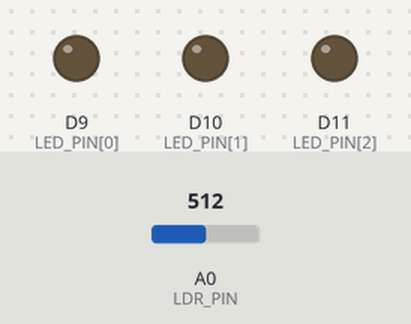
Simulated run of this sketch. Board: Arduino Uno R4 Minima. Parts: output pins drawn as LEDs (lit = HIGH). The inputs (shaded band) are chosen by the test bench; at power-on: A0 (LDR_PIN) = 512 (analog values on the 0–1023 scale). What the sketch prints to the serial monitor is not drawn.

Above: at 0.1 s.
At 24.1 s:
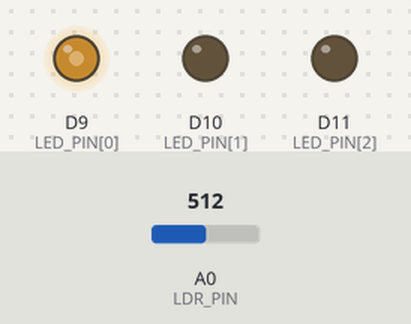
At 66.1 s:
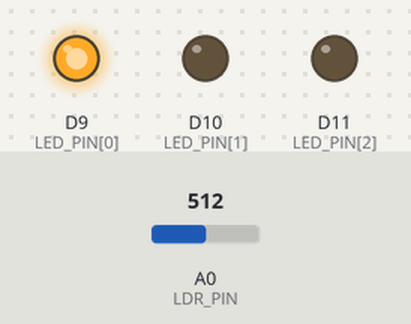
At 124.1 s:
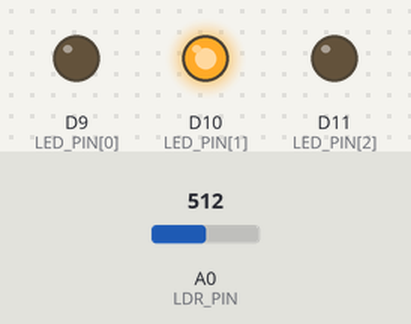
Timing chart, 0 to 129.5 s (numbered marks = the images above):
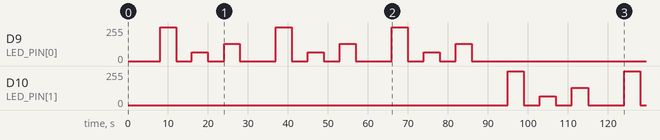

The sketch:

phase2_rgb_step_test.ino
```cpp
// Phase 2: Per-channel effect test, repeated and order-varied.
// Board: Arduino Uno R4
// Wiring: LED R/G/B -> D9/D10/D11 (via resistors), LDR divider midpoint -> A0
//         (LDR from 5V to A0, 100 kOhm from A0 to GND), sealed tube around LED+LDR
//
// Goal (Phase 2 of the protocol): confirm the per-channel LDR response is
// REAL and REPEATABLE, not an artefact of one run's timing/ambient state.
//   - Each channel's step sequence is run N_REPEATS times back-to-back,
//     with a dark settle before each repeat.
//   - The whole thing is run in two different channel orders (R,G,B and
//     B,G,R) to check the result doesn't depend on which channel ran
//     before it (order-independence).
//
// Output is CSV over Serial:
//   order,channel,repeat,step,t_ms,pwm,adc
//
// Capture the Serial Monitor output into a .csv for analysis. Total runtime
// is roughly 2 * 3 channels * N_REPEATS * (SETTLE_MS + 6*HOLD_MS).

const uint8_t LED_PIN[3] = {9, 10, 11};   // index 0=R(D9), 1=G(D10), 2=B(D11)
const char*   CH_NAME[3] = {"R", "G", "B"};
const uint8_t LDR_PIN    = A0;

const uint16_t SAMPLE_MS  = 20;   // 20 ms (50 Hz) keeps total run under 22k rows, preventing Serial Monitor UI/buffer freeze
const uint16_t HOLD_MS    = 4000;   // duration of each step
const uint16_t SETTLE_MS  = 5000;   // dark settle before each repeat
const uint8_t  N_REPEATS  = 3;

// Step sequence applied within one repeat (0-255 PWM)
const uint8_t LEVELS[] = {255, 0, 64, 0, 128, 0};
const uint8_t N_LEVELS = sizeof(LEVELS) / sizeof(LEVELS[0]);

// Two channel orders to test for order-independence
const uint8_t ORDER_A[3] = {0, 1, 2};   // R, G, B
const uint8_t ORDER_B[3] = {2, 1, 0};   // B, G, R

void setChannel(uint8_t ch, uint8_t value) {
  for (uint8_t i = 0; i < 3; i++) {
    analogWrite(LED_PIN[i], (i == ch) ? value : 0);
  }
}

int readLDR() {
  long sum = 0;
  for (uint8_t i = 0; i < 4; i++) sum += analogRead(LDR_PIN);
  return sum / 4;
}

void holdAndLog(const char* orderName, uint8_t ch, uint8_t repeat,
                 uint8_t stepIdx, uint8_t level, uint16_t duration) {
  setChannel(ch, level);
  uint32_t t0   = millis();
  uint32_t next = t0;
  char buf[64];

  while (millis() - t0 < duration) {
    uint32_t elapsed = millis() - t0;
    int adcVal = readLDR();

    int len = snprintf(buf, sizeof(buf), "%s,%s,%u,%u,%lu,%u,%d\r\n",
                       orderName, CH_NAME[ch], repeat, stepIdx,
                       (unsigned long)elapsed, level, adcVal);
    if (len > 0) {
      Serial.write((uint8_t*)buf, len);
    }

    next += SAMPLE_MS;
    uint32_t now = millis();
    if (now < next) {
      delay(next - now);
    } else {
      next = now;  // resynchronize if delayed, preventing runaway zero-delay flooding
      yield();
    }
  }
  Serial.flush();
}

void runOrder(const char* orderName, const uint8_t order[3]) {
  for (uint8_t oi = 0; oi < 3; oi++) {
    uint8_t ch = order[oi];
    for (uint8_t r = 0; r < N_REPEATS; r++) {
      setChannel(ch, 0);
      Serial.flush();
      delay(SETTLE_MS);
      for (uint8_t s = 0; s < N_LEVELS; s++) {
        holdAndLog(orderName, ch, r, s, LEVELS[s], HOLD_MS);
      }
    }
  }
}

void setup() {
  Serial.begin(115200);
  while (!Serial) { }
  analogReadResolution(14);   // Uno R4: 14-bit ADC (0-16383)

  for (uint8_t i = 0; i < 3; i++) pinMode(LED_PIN[i], OUTPUT);
  setChannel(0, 0);

  Serial.print("# Phase 2: N_REPEATS=");
  Serial.print(N_REPEATS);
  Serial.println(", two channel orders (A=R,G,B  B=B,G,R). Starting in 3 s.");
  delay(3000);
  Serial.println("order,channel,repeat,step,t_ms,pwm,adc");

  runOrder("A", ORDER_A);
  runOrder("B", ORDER_B);

  setChannel(0, 0);
  Serial.println("# DONE");
}

void loop() { }
```

Measured:
- by itself, D10 (LED_PIN[1]): 0/255 → 255/255 at 95.0 s, → 0/255 4.0 s later, → 64/255 4.0 s later, → 0/255 4.0 s later, … (8 changes in this stretch)
- by itself, D9 (LED_PIN[0]): repeats every 29.0 s: 0/255 4.0 s, 64/255 4.0 s, 0/255 4.0 s, 128/255 4.0 s, 0/255 9.0 s, 255/255 4.0 s, until it stays 0/255 from 86.0 s
